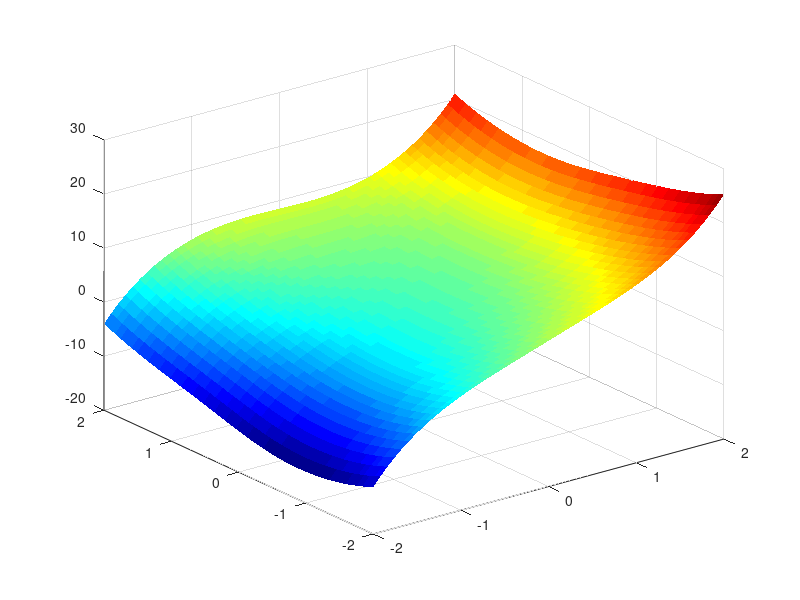

Source code (MATLAB): (Note: this script raises an error after producing the figure.)
% Hyperbolic Non-Euclidean Dimension Simulation
% This MATLAB script simulates a warped, hyperbolic space
% Variables are provided for modification, but multiplication is locked

clc; clear; close all;

% Modifiable Parameters (Feel free to change these!)
curve = 1.2; % Curvature of space
warpFactor = 0.8; % Degree of hyperbolic warping
timeShift = 0.5; % Temporal distortion factor
dimDepth = 3; % Dimensional depth scaling
rotationFactor = 0.7; % Rotation effect strength
scaleFactor = 1.1; % General scaling

domain = linspace(-2,2,50);
[X, Y] = meshgrid(domain, domain);

% Locked Non-Euclidean Transformations
Z = sinh(curve * X) + cosh(warpFactor * Y) - tanh(timeShift * X .* Y);
Z = Z .* dimDepth + rotationFactor * atan(Y) - scaleFactor * sin(X);

% Plotting the Hyperbolic Dimension
figure;
surf(X, Y, Z, 'EdgeColor', 'none');
colormap(jet);
lighting phong;
shading interp;
camlight;
axis off;
title('HyperBolic Non-Euclidean Space');

% Interactive Rotation
rotate3d on;
